Frame 1 (no input): blank canvas, image omitted
Frame 60 (the mouse pressed at the canvas centre just before this capture): blank canvas, image omitted
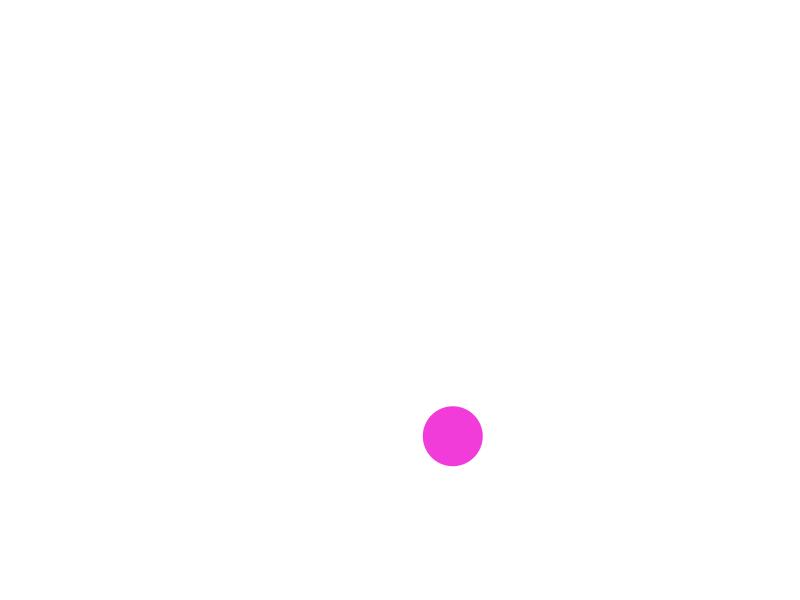
Frame 120 (the mouse held since frame 60 and released just before this capture)

The Processing sketch whose frames 1 and 60 were blank and that drew this single picture after the mouse press (run headless with seeded random() and noise(); from frame 60 on, the mouse is pressed at the canvas centre):

// Processing sketch: processing_57943
// ── processing_57943.pde

class ball{
  PVector x;
  PVector v;
  PVector f;
  color c;
  int r=30;
  ball(int x0, int y0){
    x=new PVector(x0,y0);
    v=new PVector(random(-3,3),-random(0,3));
    c=color(random(255),random(255),random(255));
    f = new PVector(0,0);
  }
  void update(){
    v.y+=0.1;
    v.add(f);
    x.add(v);
  }
  void render(){
    fill(c);
    ellipse(x.x,x.y,2*r,2*r);
  }
}
int width=800;
int height=600;
float g=0.25;
ArrayList balls= new ArrayList();
float k=1;//factor to increment distance between balls
float c= 4;//maximun penetrance in walls
float vlim=8;//maximum speed
float plimit=25;//population limit

void setup(){
  noStroke();
  frameRate(48);
  size(800,600);
}

void draw(){
  background(255);
  for(int i=0;i<balls.size();i++){    
    ball b = (ball) balls.get(i);
    // speed limit
    if (b.v.y>vlim){b.v.y=vlim;}
    // bounce against walls
    if (b.x.x<b.r){b.v.x=abs(b.v.x);}
    if (b.x.x>width-b.r){b.v.x=-abs(b.v.x);}
    if (b.x.y>height-b.r){b.v.y=-abs(b.v.y);} 
    //separate from walls
    if(b.x.x>width-b.r+c){b.x.x-=5;}
    if(b.x.x<b.r-c){b.x.x+=5;}
    if(b.x.y>height-b.r+c){b.x.y-=5;}
    //bounce between them
    for(int j=i+1;j<balls.size();j++){
      ball b2 = (ball) balls.get(j);
    //separate embedded balls
      PVector dx=PVector.sub(b2.x,b.x);
      if (dx.mag()<(b.r+b2.r)*k){
        float inc1=b.r-dx.mag()/2;
        float inc2=b2.r-dx.mag()/2;
        dx.normalize();
        dx.mult(inc1);
        PVector dx1=dx;
        dx1.mult(inc2/inc1);
        if((b2.x.x+dx.x<width-b2.r)&&(b2.x.x+dx.x>b2.r)&&(b2.x.y+dx.y<height-b2.r)&&(b.x.x+dx1.x<width-b.r)&&(b.x.x+dx1.x>b.r)&&(b.x.y+dx1.y<height-b.r)){
          b2.x.add(dx);
          dx.mult(inc2/inc1);
          b.x.sub(dx);
        }
        //bounce between them
        PVector acum=b.v;
        b.v=b2.v;
        b2.v=acum;
      }
    }
    b.update();
    b.render();    
  }  

}

void mousePressed() {
  if (balls.size()<plimit){
    balls.add ( new ball(mouseX,mouseY));
  }
}
